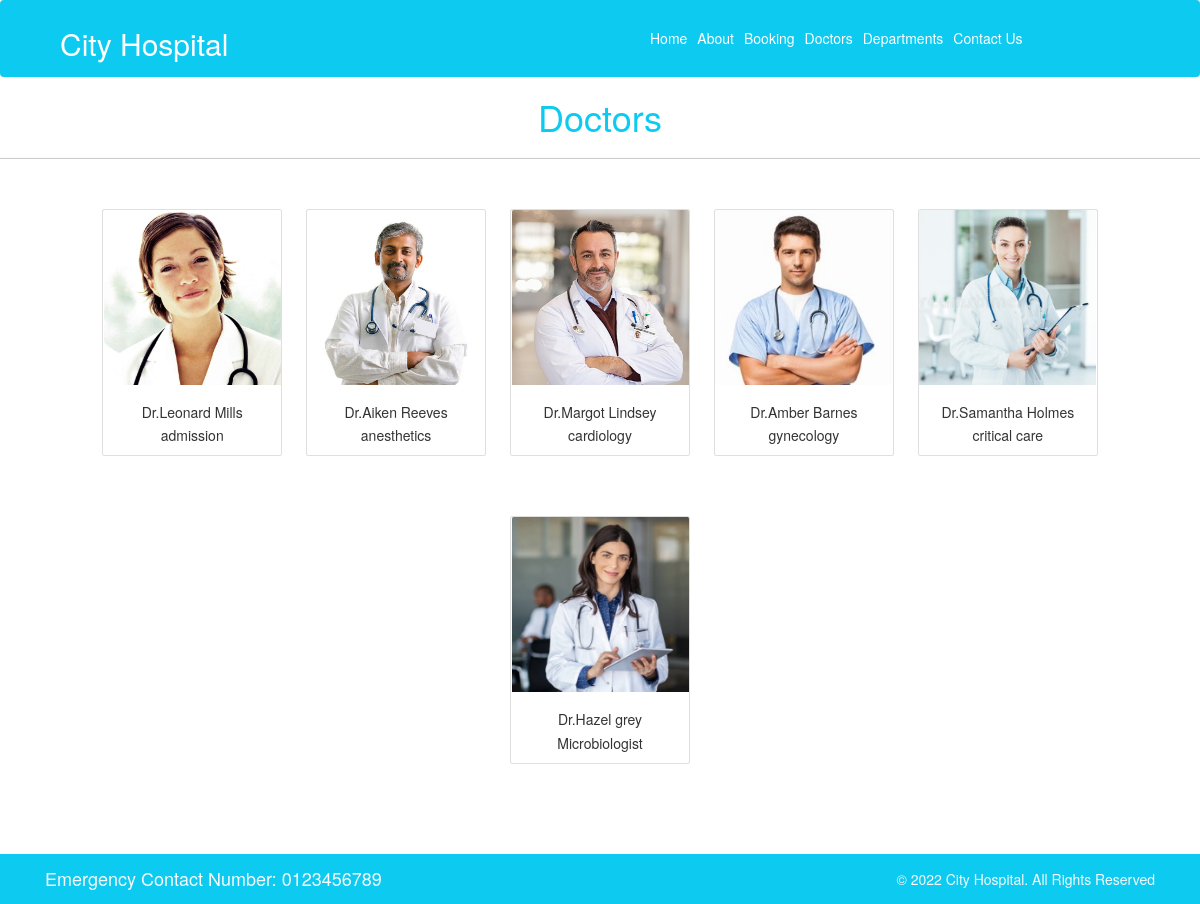
The app's page /doctor/, older data.
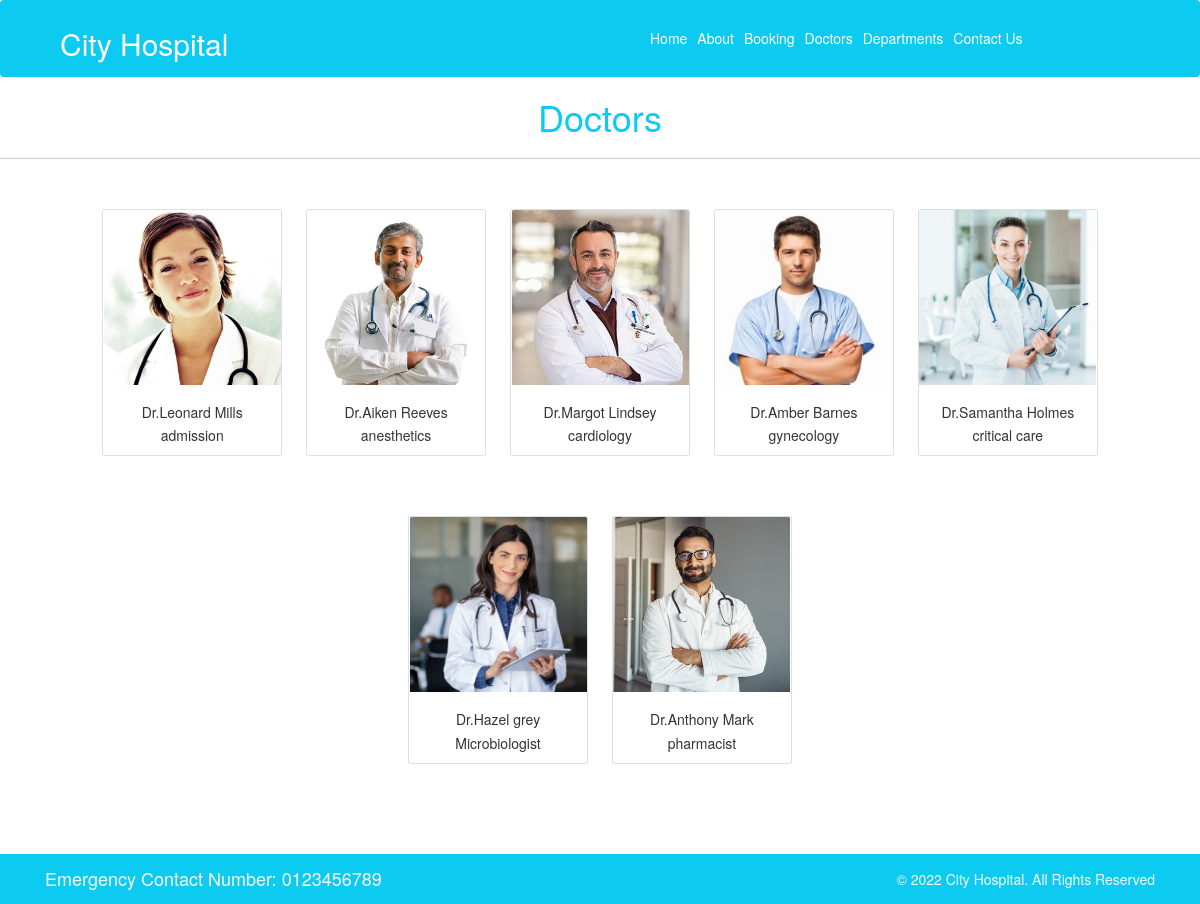
The same page, newer data.
### home/models.py (models this page shows, shortened)
class doctors(models.Model):
    doc_name = models.CharField(max_length=50)
    doc_spec = models.CharField(max_length=50)
    dep_name = models.ForeignKey(departments, on_delete=models.CASCADE)
    doc_image = models.ImageField(upload_to='doctors')

### home/views.py (the view)
# urls.py: path('doctor/', views.doctor, name='doctor'),
def doctor(request):
    dict_doc = {
        'doctors': doctors.objects.all()
    }
    return render(request, 'doctor.html', dict_doc)

### templates/doctor.html (shortened to what this page needs)
{% extends 'base.html' %}
{% block body %}
    <h1 class="text-center text-info">Doctors </h1>
    <hr>
    <div class="container text-center" style="margin-bottom:6rem">
    {% for d in doctors %}
        <div class="card mx-3 my-5" style="width: 18rem;display:inline-block;">
            <img class="card-img-top" style="width:177px;height:175px" src="{{d.doc_image.url}}" alt="Card image cap">
            <div class="card-body">
                <h5 class="card-title">Dr.{{d.doc_name}}</h5>
                <p class="card-text">{{d.doc_spec}}</p>
            </div>
        </div>
    {% endfor %}
    </div>
{% endblock %}

### templates/base.html (shortened to what this page needs)
<!DOCTYPE html>
{% load static %}
<html>
  <head>
    <link rel="stylesheet"
      href=" https://cdn.jsdelivr.net/npm/bootstrap@5.1.3/dist/css/bootstrap.min.css ">
    <link rel="stylesheet"
      href="https://use.fontawesome.com/releases/v5.2.0/css/all.css">
    <link rel="stylesheet"
      href="{% static 'css/style.css' %}">
    <link rel="stylesheet" href="https://cdnjs.cloudflare.com/ajax/libs/twitter-bootstrap/3.3.7/css/bootstrap.min.css">
  </head>
  <body>
    <nav class="navbar navbar-expand-lg navbar-light bg-info" style="margin-bottom:0px;">
      <div class="container">
        <div class="col-6 col-md-6  pl-md-0" >
          <h2 class="text-white"> City Hospital </h2>
        </div>
        <div class="col-6 col-md-6 collapse navbar-collapse mx-5" id="navbarTogglerDemo02">
          <ul class="navbar-nav mr-auto mt-2 mt-lg-0" >
            <li class="nav-item active">
              <a class="nav-link text-white" href="{% url 'home' %}"><h5>Home  </h5></a>
            </li>
            <li class="nav-item">
              <a class="nav-link text-white" href="{% url 'about' %}"><h5>About  </h5></a>
            </li>
            <li class="nav-item">
              <a class="nav-link text-white" href="{% url 'booking' %}"><h5>Booking  </h5></a>
            </li>
            <li class="nav-item">
              <a class="nav-link text-white" href="{% url 'doctor' %}"><h5>Doctors  </h5></a>
            </li>
            <li class="nav-item">
              <a class="nav-link text-white" href="{% url 'department' %}"><h5>Departments  </h5></a>
            </li>
            <li class="nav-item">
              <a class="nav-link text-white" href="{% url 'contact' %}"><h5>Contact Us  </h5></a>
            </li>
          </ul>
        </div>
      </div>
    </nav>
    {% block body %}
    {% endblock %}
    <section class="" >
      <footer class="pt-2 pb-2  bg-info text-light">
        <div class="container">
          <div class="row align-items-center">
            <div class="col-12 col-md-8">
              <h4>Emergency Contact Number: 0123456789</h4>
            </div>
            <div class="col-12 col-md-4 mt-4 mt-md-0 text-center text-md-end">
              © 2022 City Hospital. All Rights Reserved
            </div>
          </div>
        </div>
      </footer>
    </section>
  </body>
</html>

Row changes from the older to the newer data that the page shows:
added doctors: doc_image (picture), doc_name "Anthony Mark", doc_spec "pharmacist"
